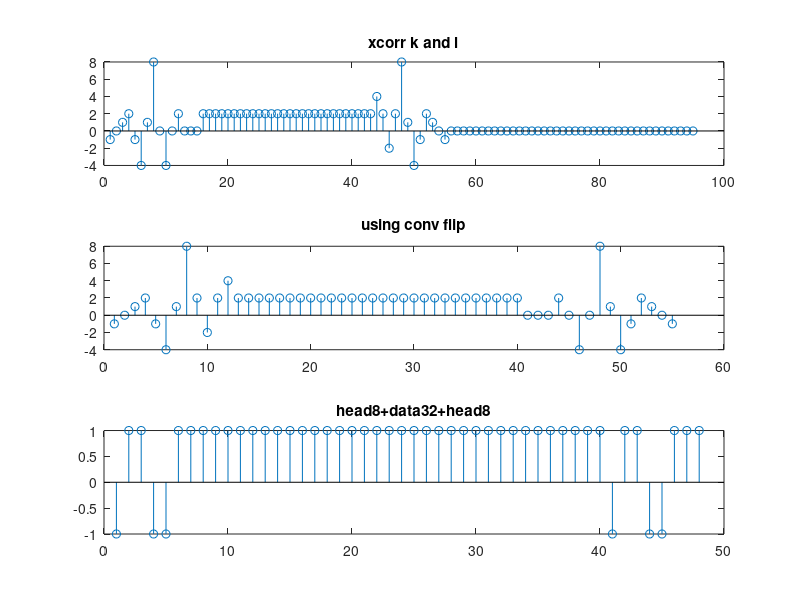

Reproduce this figure in MATLAB. (Note: this script raises an error after producing the figure.)
% corrvsconv .m: ” c o r r e l a t i o n ” vs ” convolution”
x=[1 -1 2 -2 3 -3]; % de f ine sequence x [ k ]
h=[1 2 3 4 5 6 -5 -4 -3 -2 -1];
% de f ine sequence h [ k ]
yconv=conv(x,h) ;% convolve x [ k ] * h [ k ]
%ycorr=xcorr (h , f l i p l r (x ) ) % c o r r e l a t i o n of f l ipped h and x
ycorr = xcorr(x,fliplr(h));
check=max(abs([yconv,zeros(1,length(ycorr)-length(yconv))]-ycorr))

%%
k=[-1,1,1,-1,-1,1,1,1]    %8 bit
l=[-1,1,1,-1,-1,1,1,1,1,1,1,1,1,1,1,1,1,1,1,1,1,1,1,1,1,1,1,1,1,1,1,1,1,1,1,1,1,1,1,1,-1,1,1,-1,-1,1,1,1]  %header+data+header =48
lengthheadernew=length(k)
lengthdatawithheader=length(l)
lengthofdataonly=lengthdatawithheader-2*lengthheadernew
corr=xcorr(k,l);
convulv= conv(flip(k),l);

figure(1)
subplot(3,1,1),stem(corr);
title('xcorr k and l')
subplot(3,1,2),stem(convulv);
title('using conv flip')
subplot(3,1,3),stem(l);
title('head8+data32+head8');
[pks,locs]=findpeaks(abs(corr),MinPeakHeight=6);


% angle(fft)